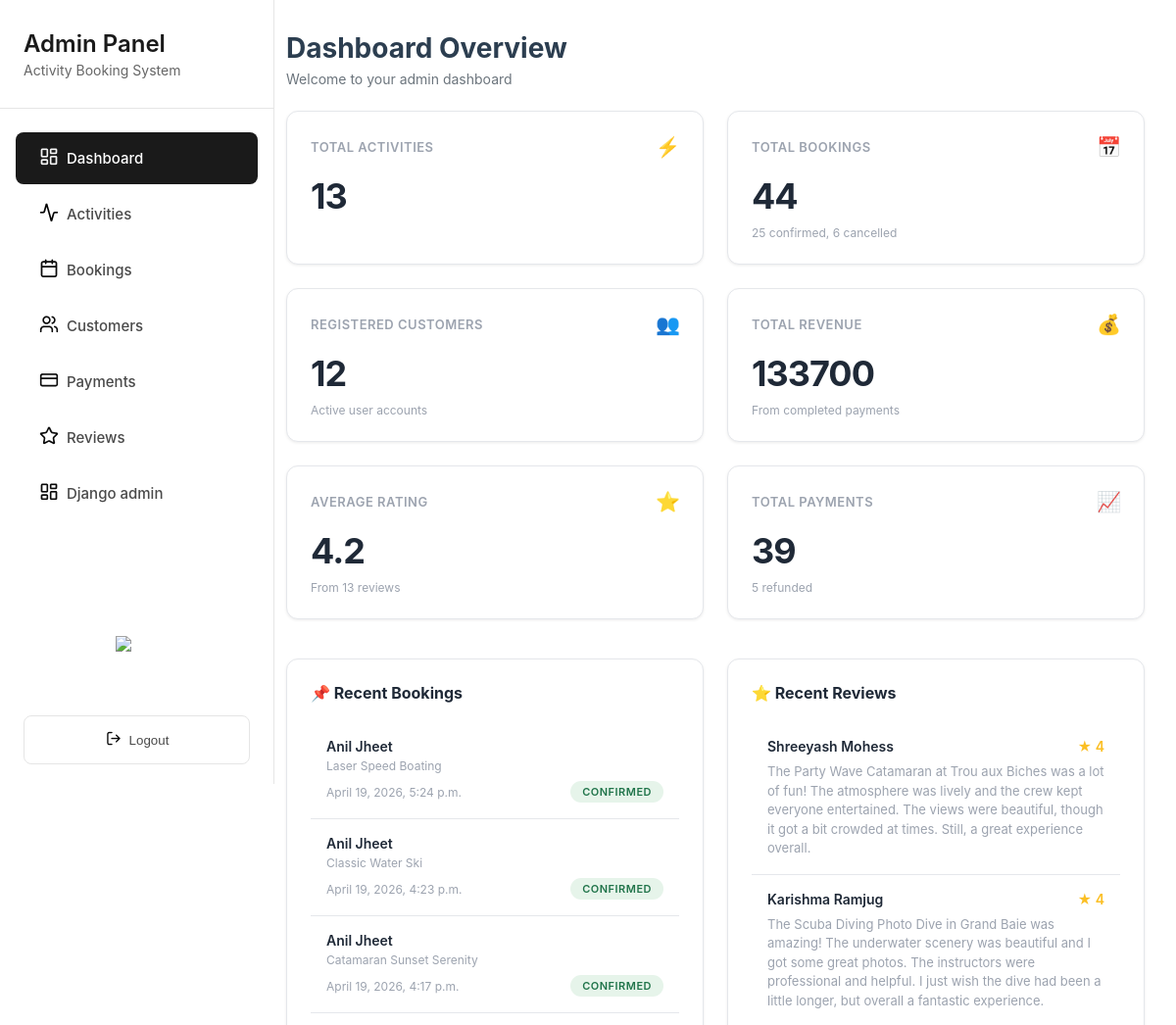
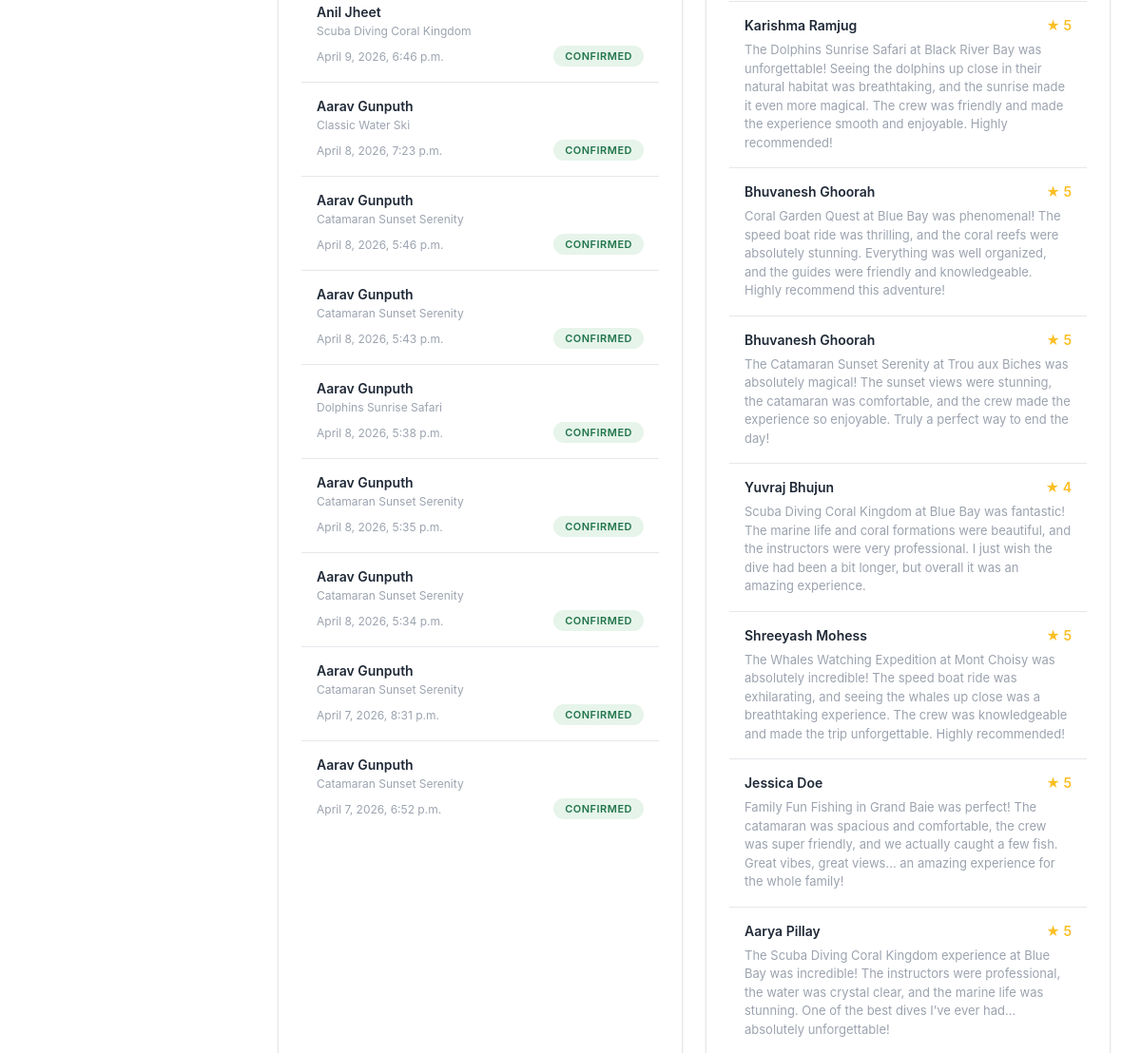
/grandblue/admin/dashboard/ (signed in, upper part), run on an earlier commit of the app's database (2 pictures, top to bottom).
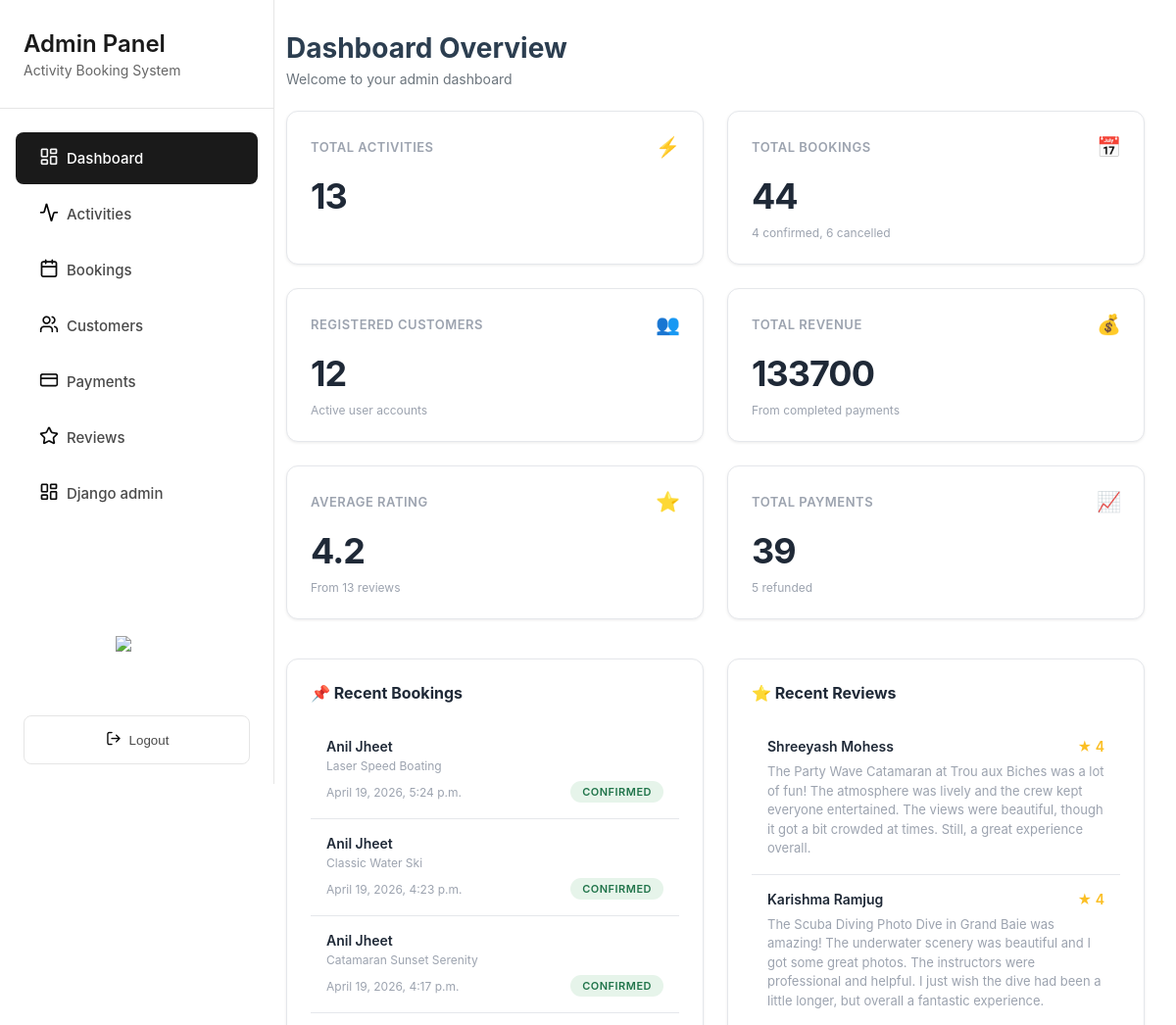
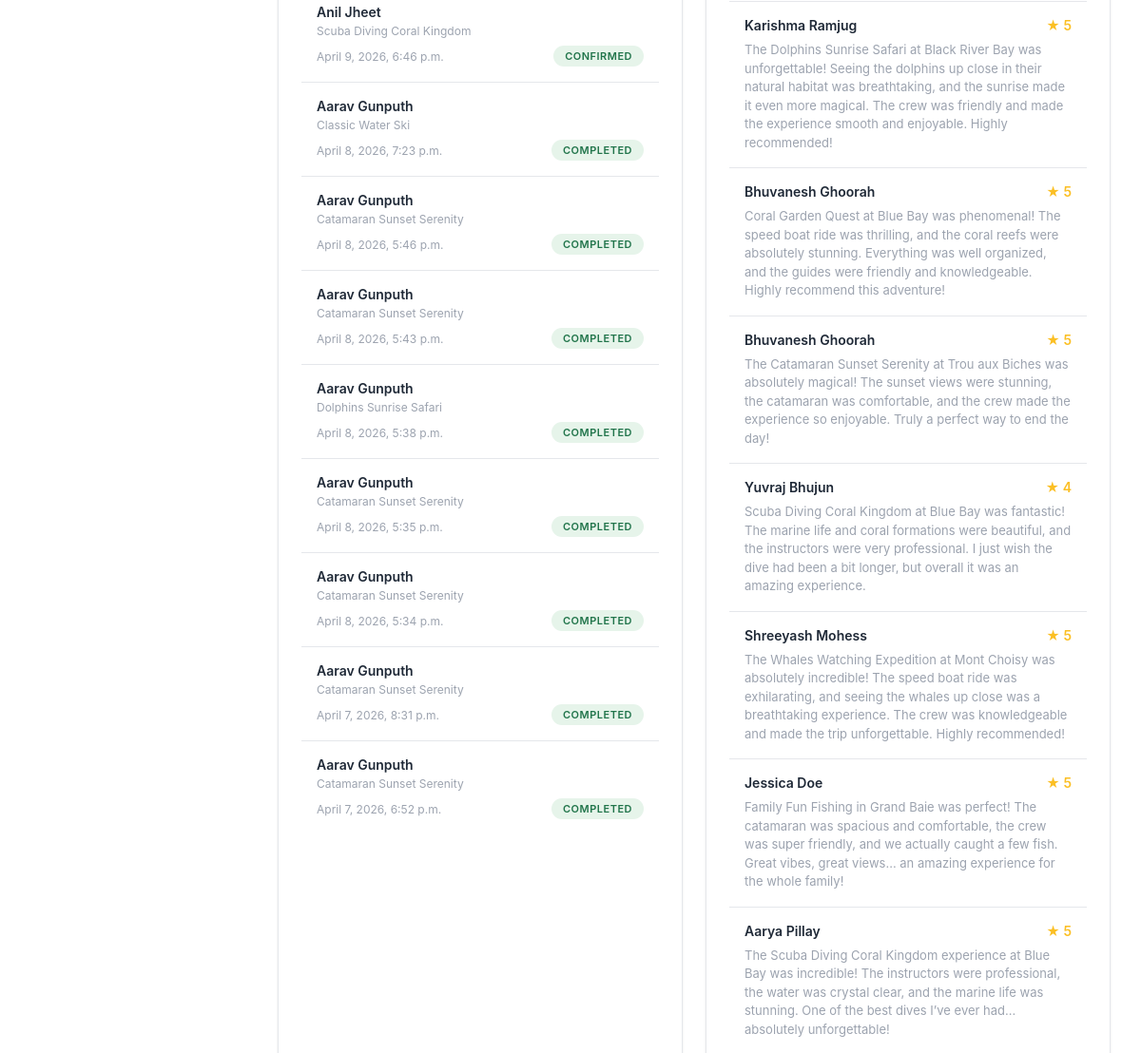
And on a later commit of the database (2 pictures, top to bottom).
### merger/models.py (models this page shows, shortened)
class Booking(models.Model):
    class Status(models.TextChoices):
        CONFIRMED = "CONFIRMED", "Confirmed"
        CANCELLED = "CANCELLED", "Cancelled"
        COMPLETED = "COMPLETED", "Completed"
    customer = models.ForeignKey(User, related_name="bookings", on_delete=models.CASCADE)
    activity = models.ForeignKey(Activity, related_name="bookings", on_delete=models.CASCADE)
    date = models.DateField(help_text="Selected date for the activity")
    group_size = models.PositiveIntegerField(default=1)
    price_total = models.PositiveIntegerField(help_text="Total price (Rs)")
    status = models.CharField(max_length=12, choices=Status.choices, default=Status.CONFIRMED)
    created_at = models.DateTimeField(auto_now_add=True)
    cancelled_at = models.DateTimeField(blank=True, null=True)
    cancellation_reason = models.TextField(blank=True)
    class Meta:
        ordering = ["-created_at"]
        indexes = [
            models.Index(fields=["status"]),
            models.Index(fields=["date"]),
            models.Index(fields=["customer", "created_at"]),
        ]
        constraints = [
            models.CheckConstraint(
                condition=Q(date__gt=F("created_at")),
                name="booking_date_after_creation"
            ),
        ]

class User(AbstractUser):
    email = models.EmailField(blank=True, unique=True)
    date_joined = models.DateTimeField(default=timezone.now)
    phone = models.CharField(max_length=20, blank=True)
    total_bookings = models.PositiveIntegerField(default=0)
    total_spent = models.DecimalField(max_digits=10, decimal_places=2, default=0.00)
    USERNAME_FIELD = 'email'
    REQUIRED_FIELDS = []
    class Meta:
        ordering = ['email']

class Activity(models.Model):
    ACTIVITY_TYPES = [
        ("Catamaran", "Catamaran"),
        ("Scuba diving", "Scuba diving"),
        ("Dolphin watching", "Dolphin watching"),
        ("Water ski", "Water ski"),
        ("Speed boat", "Speed boat"),
    ]
    name = models.CharField(max_length=255)
    activity_type = models.CharField(max_length=120, blank=True, choices=ACTIVITY_TYPES)
    description = models.TextField()
    base_price = models.PositiveIntegerField(help_text="Price per pax (Rs)")
    location = models.CharField(max_length=120, blank=True)
    latitude = models.FloatField(null=True, blank=True)
    longitude = models.FloatField(null=True, blank=True)
    duration = models.CharField(max_length=60, blank=True)
    max_participants = models.PositiveIntegerField()
    created_at = models.DateTimeField(auto_now_add=True)
    activity_rules = models.TextField(blank=True, help_text="One rule per line")
    safety_equipment = models.TextField(blank=True, help_text="One item per line")
    cancellation_policy = models.TextField(blank=True, help_text="One policy per line")
    map_embed_url = models.TextField(blank=True)
    map_location_description = models.TextField(blank=True)
    class Meta:
        ordering = ["name"]
        indexes = [
            models.Index(fields=["name"]),
            models.Index(fields=["activity_type"]),
            models.Index(fields=["location"]),
        ]
        verbose_name = "Activity"
        verbose_name_plural = "Activities"

### merger/shared_views.py (the view)
# urls.py: path('admin/dashboard/', DashboardView.as_view(), name='dashboard'),
class DashboardView(LoginRequiredMixin, StaffRequiredMixin, TemplateView):
    template_name = 'admin_dashboard.html'
    def get_context_data(self, **kwargs):
        context = super().get_context_data(**kwargs)
        stats = Booking.objects.aggregate(
            cancelled=Count('id', filter=Q(status='CANCELLED')),
            confirmed=Count('id', filter=Q(status='CONFIRMED')),
            completed=Count('id', filter=Q(status='COMPLETED')),
        )
        avg_rating = BookingReview.objects.exclude(is_deleted=True).aggregate(average=Avg('rating'))['average'] or 0
        context.update({
            'active_class': "dashboard",
            'cancelled_booking': stats['cancelled'],
            'confirmed_booking': stats['confirmed'],
            'total_booking': stats['cancelled'] + stats['confirmed'] + stats['completed'],
            'total_activities': Activity.objects.count(),
            'registered_customers': User.objects.filter(is_staff=False, is_superuser=False).count(),
            'total_revenue': (
            Payment.objects
            .filter(status="PAID")
            .aggregate(total=Sum("amount"))['total'] or 0
            ),
            'average_rating': round(avg_rating, 1) if avg_rating else 0,
            'total_reviews': BookingReview.objects.exclude(is_deleted=True).aggregate(total=Count('id'))['total'] or 0,
            'total_paid': Payment.objects.filter(status='PAID').count(),
            'total_refunded': Payment.objects.filter(status='REFUNDED').count(),
            'bookings': Booking.objects.select_related('customer').filter(
                created_at__month=timezone.now().month
            ).order_by('-created_at')[:15],
            'reviews': BookingReview.objects.exclude(is_deleted=True).select_related('customer').order_by('-created_at')[:15],
        })
        return context

### merger/shared_views.py (called while the page is built)
    def test_func(self):
        return self.request.user.is_staff

### merger/templates/admin_dashboard.html (shortened to what this page needs)
{% extends 'admin_sidebar.html' %}
{% load static %}
{% block extra_css %}
<link rel="stylesheet" href="{% static 'css/admin_dashboard.css' %}">
{% endblock %}
{% block content %}
<div class="page-header">
    <h1 class="page-title">Dashboard Overview</h1>
    <p class="page-subtitle">Welcome to your admin dashboard</p>
</div>
<div class="stats-container dashboard-grid">
    <div class="stat-card metric-card">
        <div class="metric-header">
            <span class="metric-title">Total Activities</span>
            <span class="metric-icon">⚡</span>
        </div>
        <div class="metric-value">{{ total_activities }}</div>
    </div>
    <div class="stat-card metric-card">
        <div class="metric-header">
            <span class="metric-title">Total Bookings</span>
            <span class="metric-icon">📅</span>
        </div>
        <div class="metric-value">{{ total_booking }}</div>
        <div class="metric-desc">{{ confirmed_booking }} confirmed, {{ cancelled_booking }} cancelled</div>
    </div>
    <div class="stat-card metric-card">
        <div class="metric-header">
            <span class="metric-title">Registered Customers</span>
            <span class="metric-icon">👥</span>
        </div>
        <div class="metric-value">{{ registered_customers }}</div>
        <div class="metric-desc">Active user accounts</div>
    </div>
    <div class="stat-card metric-card">
        <div class="metric-header">
            <span class="metric-title">Total Revenue</span>
            <span class="metric-icon">💰</span>
        </div>
        <div class="metric-value">{{ total_revenue }}</div>
        <div class="metric-desc">From completed payments</div>
    </div>
    <div class="stat-card metric-card">
        <div class="metric-header">
            <span class="metric-title">Average Rating</span>
            <span class="metric-icon">⭐</span>
        </div>
        <div class="metric-value">{{ average_rating }}</div>
        <div class="metric-desc">From {{ total_reviews }} reviews</div>
    </div>
    <div class="stat-card metric-card">
        <div class="metric-header">
            <span class="metric-title">Total Payments</span>
            <span class="metric-icon">📈</span>
        </div>
        <div class="metric-value">{{ total_paid }}</div>
        <div class="metric-desc">{{ total_refunded }} refunded</div>
    </div>
</div>
<div class="section-grid">
    <section class="section">
        <h2 class="section-title">📌 Recent Bookings</h2>
        {% for booking in bookings %}
            <div class="activity-item">
                <div class="activity-name">{{ booking.customer.first_name }} {{ booking.customer.last_name }}</div>
                <div class="activity-type">{{ booking.activity.name }}</div>
                <div class="activity-meta">
                    <span class="activity-date">{{ booking.created_at }}</span>
                    <span class="status-badge status-confirmed">{{ booking.status }}</span>
                </div>
            </div>
        {% endfor %}
    </section>
    <section class="section">
        <h2 class="section-title">⭐ Recent Reviews</h2>
        {% for review in reviews %}
            <div class="review-item">
                <div class="review-header">
                    <div class="review-name">{{ review.customer.first_name }} {{ review.customer.last_name }}</div>
                    <div class="review-rating">★ {{ review.rating }}</div>
                </div>
                <div class="review-text">{{ review.comment }}</div>
            </div>
        {% endfor %}
    </section>
</div>
{% endblock %}

What changed in the data, as far as the page shows it:
changed Booking "April 8, 2026, 7:23 p.m.": status "CONFIRMED" → "COMPLETED"
changed Booking "April 8, 2026, 5:46 p.m.": status "CONFIRMED" → "COMPLETED"
changed Booking "April 8, 2026, 5:43 p.m.": status "CONFIRMED" → "COMPLETED"
changed Booking "April 8, 2026, 5:38 p.m.": status "CONFIRMED" → "COMPLETED"
changed Booking "April 8, 2026, 5:35 p.m.": status "CONFIRMED" → "COMPLETED"
changed Booking "April 8, 2026, 5:34 p.m.": status "CONFIRMED" → "COMPLETED"
changed Booking "April 7, 2026, 8:31 p.m.": status "CONFIRMED" → "COMPLETED"
changed Booking "April 7, 2026, 6:52 p.m.": status "CONFIRMED" → "COMPLETED"
Also different on the page:
{{ confirmed_booking }}: "25" → "4"
